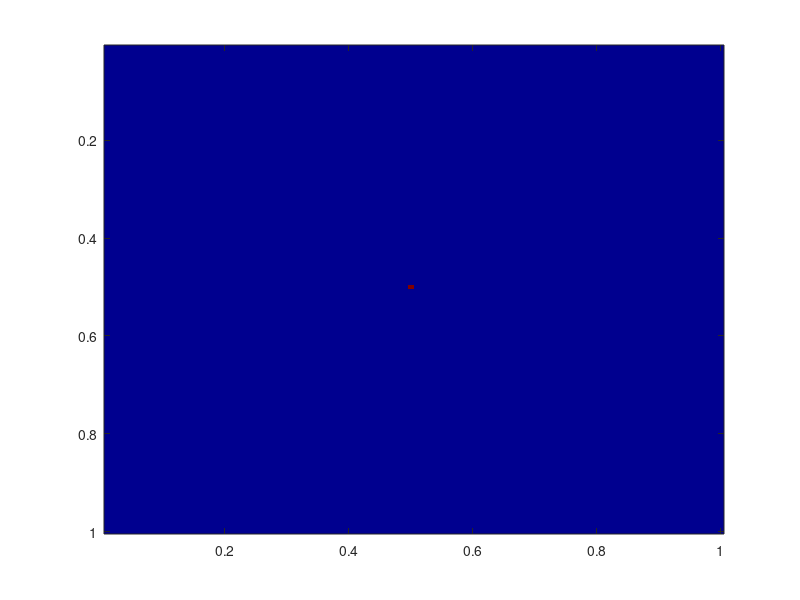

This chart was generated by the following MATLAB code: (Note: this script raises an error after producing the figure.)
%% Define Grid
Nx = 100; Ny = 100;
dx = 0.01;
dy = 0.01;
Sx = Nx*dx;
Sy = Ny*dy;

xa = (1:Nx)*dx;
ya = (1:Ny)*dy;
[Y,X] = meshgrid(ya,xa);

%% Constants
c0 = 2.99792458e8;
dt = dx/2/c0;
u0 = 4.0 * pi * 1.0e-7;
e0 = 1.0 / (c0 * c0 * u0);

%% Initialization
% Fields
Hx = zeros(Nx, Ny);
Hy = zeros(Nx, Ny);
Ez = zeros(Nx, Ny);
Dz = zeros(Nx, Ny);
Ga = ones(Nx, Ny);

% Source
t0 = 20;
spread = 6.0;

% Simulation
steps = 500;

%% Main Loop
for T = 1 : steps
    % Calculate Dz Field
    for i = 2 : Nx
        for j = 2 : Ny
            Dz(i, j) = Dz(i, j) + 0.5 * (Hy(i, j) - Hy(i-1, j) - Hx(i, j) + Hx(i, j-1));
        end
    end

    % Put a Gaussian pulse in the middle
    pulse = 10 * exp(-0.5*(((t0 - T) / spread)^2));
    Dz(Nx/2, Ny/2) = Dz(Nx/2, Ny/2) + pulse;

    % Calculate Ez Field
    for i = 1 : Nx
        for j = 1 : Ny
            Ez(i, j) = Ga(i, j) * Dz(i, j);
        end
    end

    % Calculate Hx Field
    for i = 1 : Nx - 1
        for j = 1 : Ny - 1
            Hx(i, j) = Hx(i, j) + 0.5 * (Ez(i, j) - Ez(i, j+1));
        end
    end
    

    % Calculate Hy Field
    for i = 1 : Nx - 1
        for j = 1 : Ny - 1
            Hy(i, j) = Hy(i, j) + 0.5 * (Ez(i+1, j) - Ez(i, j));
        end
    end

    % PECs at the boundaries
    Dz(1, :) = 0;
    Dz(Nx, :) = 0;
    Dz(:, 1) = 0;
    Dz(:, Ny) = 0;

    imagesc(xa, ya, Dz');
    colormap 'jet';
    clim([-1 1]);
    colorbar;
    title(['FDTD Simulation (Time step: ', num2str(T), '/', num2str(steps), ')']);
    xlabel('X');
    ylabel('Y');
    drawnow;
end

